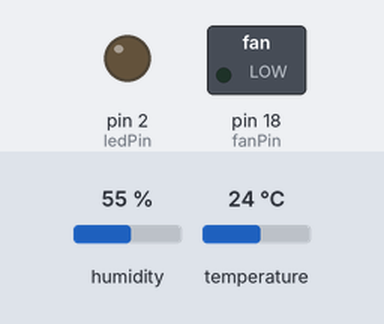
Simulated run of this sketch. Board: Arduino Uno, built with avr-gcc and run on an emulated ATmega328P. Parts: switched loads named in the sketch (green lamp = pin HIGH), output pins drawn as LEDs (lit = HIGH). The inputs (shaded band) are chosen by the test bench; at power-on: temperature 24 °C, humidity 55 %. What the sketch prints to the serial monitor is not drawn.

Above: at 3.2 s.
3.3 s: temperature set to 28 °C
At 5.4 s:
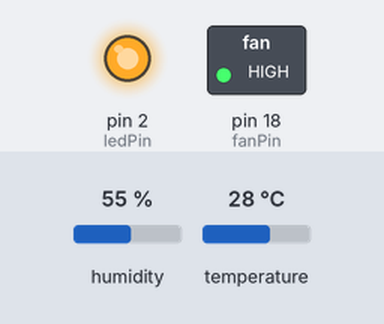
7.2 s: temperature set to 23 °C
12.6 s: temperature set to 20 °C
At 15.6 s:
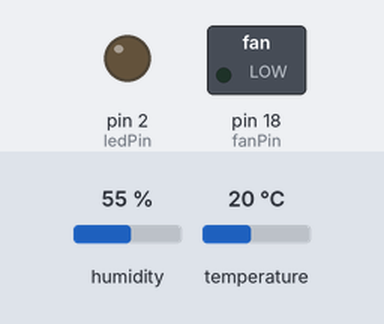
16.5 s: temperature set to 33 °C
At 17.8 s:
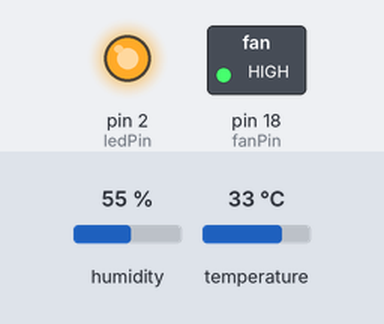
20.4 s: temperature set to 12 °C
At 24.5 s:
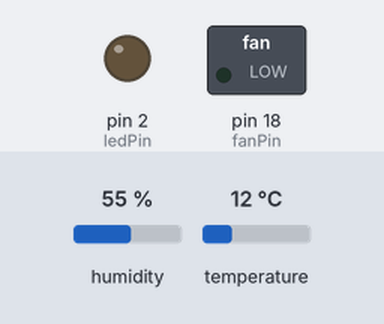
Timing chart, 0 to 25.7 s (numbered marks = the images above; inputs shaded):
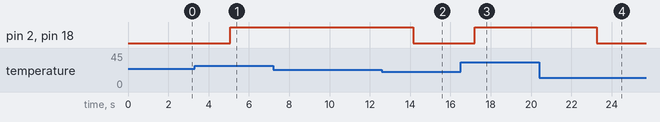

Measured:
- the behaviour switches between 26 and 27 °C on temperature (found by bisection; images 0 and 1)
- the behaviour switches between 22 and 21 °C on temperature (found by bisection; images 1 and 2)
- after the input at 3.3 s, pin 2 (ledPin), pin 18 (fanPin): LOW → HIGH after 1.8 s
- after the input at 7.2 s, every drawn part: stays the same
- after the input at 12.6 s, pin 2 (ledPin), pin 18 (fanPin): HIGH → LOW after 1.6 s
- after the input at 16.5 s, pin 2 (ledPin), pin 18 (fanPin): LOW → HIGH after 0.69 s
- after the input at 20.4 s, pin 2 (ledPin), pin 18 (fanPin): HIGH → LOW after 2.9 s

The sketch:

smart_fan.ino
```cpp
// =============================================
//         手宮智慧冷氣 - 溫控風扇主程式
// =============================================
// 功能：DHT11 偵測溫度，超過 26°C 開啟風扇
//       溫度降至 22°C 以下則關閉風扇
// 接線：
//   DHT11 DATA → GPIO 4
//   MOSFET GATE → GPIO 18 (透過 470Ω 電阻)
// =============================================

#include <SimpleDHT.h>

// --- 腳位設定 ---
const int pinDHT11 = 4;   // DHT11 資料腳
const int fanPin   = 18;  // MOSFET 閘極控制腳
const int ledPin   = 2;   // 板載 LED（風扇開啟時亮起）

// --- 溫度門檻設定 ---
const int TEMP_ON  = 26;  // 超過此溫度 → 開啟風扇
const int TEMP_OFF = 22;  // 低於此溫度 → 關閉風扇

// --- 物件與狀態 ---
SimpleDHT11 dht11(pinDHT11);
bool fanRunning = false;  // 記錄風扇目前狀態

void setup() {
  Serial.begin(115200);
  pinMode(fanPin, OUTPUT);
  pinMode(ledPin, OUTPUT);

  // 開機先確保風扇是關閉的
  digitalWrite(fanPin, LOW);
  digitalWrite(ledPin, LOW);

  delay(2000); // 等待 DHT11 穩定

  Serial.println(F("\n======================================="));
  Serial.println(F("       手宮智慧冷氣 - 系統開機"));
  Serial.println(F("======================================="));
  Serial.print(F("  開啟門檻：超過 "));
  Serial.print(TEMP_ON);
  Serial.println(F(" °C → 開啟風扇"));
  Serial.print(F("  關閉門檻：低於 "));
  Serial.print(TEMP_OFF);
  Serial.println(F(" °C → 關閉風扇"));
  Serial.println(F("=======================================\n"));
}

void loop() {
  byte temperature = 0;
  byte humidity    = 0;
  int  err         = SimpleDHTErrSuccess;

  Serial.println(F("[感測] 讀取 DHT11..."));

  // 讀取溫濕度
  if ((err = dht11.read(&temperature, &humidity, NULL)) != SimpleDHTErrSuccess) {
    Serial.print(F("  ❌ 讀取失敗，錯誤碼: "));
    Serial.println(err);
    Serial.println(F("  (請確認接線是否正確)"));
    delay(3000);
    return; // 讀取失敗就跳過這次，不改變風扇狀態
  }

  int temp = (int)temperature;
  int humi = (int)humidity;

  // 印出目前溫濕度
  Serial.print(F("  🌡️  溫度: "));
  Serial.print(temp);
  Serial.print(F(" °C  |  💧 濕度: "));
  Serial.print(humi);
  Serial.println(F(" %"));

  // --- 溫控邏輯（遲滯控制，防止風扇頻繁開關）---
  if (!fanRunning && temp > TEMP_ON) {
    // 溫度超過 26°C → 開啟風扇
    fanRunning = true;
    digitalWrite(fanPin, HIGH);
    digitalWrite(ledPin, HIGH);
    Serial.println(F("  🔴 溫度過高！→ 風扇【開啟】"));

  } else if (fanRunning && temp < TEMP_OFF) {
    // 溫度低於 22°C → 關閉風扇
    fanRunning = false;
    digitalWrite(fanPin, LOW);
    digitalWrite(ledPin, LOW);
    Serial.println(F("  🟢 溫度正常！→ 風扇【關閉】"));

  } else {
    // 溫度在 22~26°C 之間，維持現狀
    Serial.print(F("  ⚪ 維持現狀 → 風扇目前: "));
    Serial.println(fanRunning ? F("【開啟中】") : F("【關閉中】"));
  }

  Serial.println(F("----------------------------------------"));

  // 每 3 秒讀取一次（DHT11 最快 1 秒一次）
  delay(3000);
}
```
